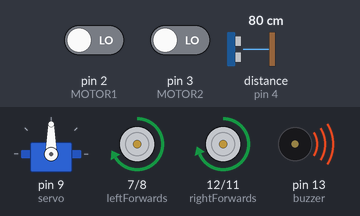
A sketch run on a simulated Arduino Uno, built with avr-gcc and run on an emulated ATmega328P. Parts: servo, motor-driver pin pairs drawn as motors (green arrow = first pin HIGH = forward, orange = second pin HIGH = backward, longer = more drive, scaled by the enable pin), buzzer (waves = sounding, pin HIGH). Wiring (inferred from the names in the program): ultrasonic range finder: trigger pin 10; echo pin 4. The inputs (shaded band) are chosen by the test bench; at power-on: distance to the obstacle (sensor on pin 4) 80 cm, pin 2 (MOTOR1) LOW, pin 3 (MOTOR2) LOW. The echo pulse lasts 58.3 µs per cm; pins used as bus, display or sensor lines are not drawn; what the sketch prints to the serial monitor is not drawn.

Above: at 3.2 s.
3.3 s: distance to the obstacle (sensor on pin 4) set to 36 cm
4.8 s: distance to the obstacle (sensor on pin 4) set to 31 cm
At 5.5 s:
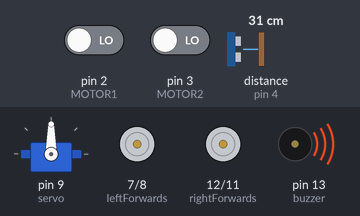
At 8.2 s:
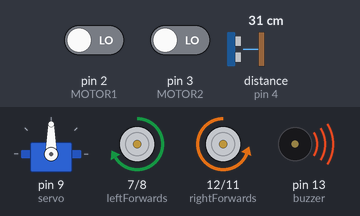
Timing chart, 0 to 9.7 s (numbered marks = the images above; inputs shaded):
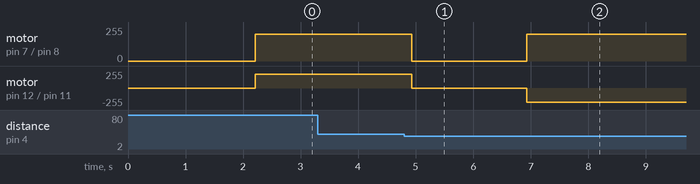

Measured:
- the behaviour switches between 34 and 33 cm on distance to the obstacle (sensor on pin 4) (found by bisection; images 0 and 1)
- after the input at 3.3 s, every drawn part: stays the same
- after the input at 4.8 s, motor on pin 7 (leftForwards) / pin 8 (leftBackwards): forward 200/255 → stopped after 0.13 s, → forward 200/255 2.0 s later; motor on pin 12 (rightForwards) / pin 11 (rightBackwards): forward 210/255 → stopped after 0.13 s, → backward 210/255 2.0 s later

The sketch:

MazeCodeSonar.ino
```cpp
#include <Servo.h>
#include <TimerOne.h>
//motor pin definitions
#define rightSpeed  5 //3
#define leftSpeed  6
#define rightForwards  12
#define rightBackwards  11
#define leftForwards  7
#define leftBackwards  8
//#define loopCounter  2
#define servo  9
//sensor pin definitions
#define echo_pin  4//2
#define trig_pin  10

#define buzzer  13
// constant speeds
#define FAST_SPEED 250
#define SPEED 200
#define TURN_SPEED 200
#define BACK_SPEED1 255
#define BACK_SPEED2 90

const byte MOTOR1 = 2; // Motor 1 Interrupt Pin - INT 0 (Encoder)
const byte MOTOR2 = 3; // Motor 2 Interrupt Pin - INT 1 (Encoder)

unsigned int counter1 = 0;
unsigned int counter2 = 0;
unsigned int m1Counter = 0;
unsigned int m2Counter = 0;

void ISR_count1()
{
  counter1++; // increment Motor 1 counter value
  m1Counter++;
}
// Motor 2 pulse count ISR
void ISR_count2()
{
  counter2++; // increment Motor 2 counter value
  m2Counter++;
}

int thereis;
const int testNum = 40;
Servo head;
const int threshold = 8;
void forwards(void)  //Forward
{
  digitalWrite(rightForwards, HIGH);
  digitalWrite(rightBackwards,LOW);
  digitalWrite(leftForwards,HIGH);
  digitalWrite(leftBackwards,LOW);
}
void rotateLeft()  //Turn left
{
  digitalWrite(rightForwards, HIGH);
  digitalWrite(rightBackwards,LOW);
  digitalWrite(leftForwards,LOW);
  digitalWrite(leftBackwards,HIGH);
}
void rotateRight()  //Turn right
{
  digitalWrite(rightForwards, LOW);
  digitalWrite(rightBackwards,HIGH);
  digitalWrite(leftForwards,HIGH);
  digitalWrite(leftBackwards,LOW);
}
void backwards()  //Reverse
{
  digitalWrite(rightForwards, LOW);
  digitalWrite(rightBackwards,HIGH);
  digitalWrite(leftForwards,LOW);
  digitalWrite(leftBackwards,HIGH);
}
void set_Motorspeed(int speed_L,int speed_R)
{
  analogWrite(leftSpeed,speed_L);
  analogWrite(rightSpeed,speed_R);
}
void stop_Stop()    //Stop
{
  digitalWrite(rightForwards, LOW);
  digitalWrite(rightBackwards,LOW);
  digitalWrite(leftForwards,LOW);
  digitalWrite(leftBackwards,LOW);
  set_Motorspeed(0,0);
}

void disableBuzzer(){
  digitalWrite(buzzer, HIGH);
}

void soundAlarm(){
  digitalWrite(buzzer, LOW);
  delay(500);
  disableBuzzer();
}

int getDistance(){
  long avgDist = 0;
  for(int x = 0; x < testNum; x++){
    long elapsed_time;
    digitalWrite(trig_pin, LOW);
    //Serial.println("Sensed");
    delayMicroseconds(5);
    digitalWrite(trig_pin, HIGH);
    delayMicroseconds(15);
    digitalWrite(trig_pin, LOW);

    elapsed_time = pulseIn(echo_pin, HIGH);
    long distance = (elapsed_time * 0.0135039)/2;
    avgDist += distance;
    //Serial.println(avgDist);
  }
  //Serial.println(avgDist);
  avgDist /= testNum;
  return avgDist;

}


void setup() {
  // put your setup code here, to run once:
  /*setup L298N pin mode*/
  pinMode(rightForwards, OUTPUT);
  pinMode(rightBackwards, OUTPUT);
  pinMode(rightSpeed, OUTPUT);
  pinMode(leftForwards, OUTPUT);
  pinMode(leftBackwards, OUTPUT);
  pinMode(leftSpeed, OUTPUT);
  stop_Stop();//stop move
  /*init HC-SR04*/
  pinMode(trig_pin, OUTPUT);
  pinMode(echo_pin,INPUT);
  /*init buzzer*/
  pinMode(buzzer, OUTPUT);
  digitalWrite(buzzer, HIGH);

  Timer1.initialize(100000); // set timer for 1sec(1000000)
  attachInterrupt(digitalPinToInterrupt (MOTOR1), ISR_count1, RISING);
  // Increase counter 1 when speed sensor pin goes High
  attachInterrupt(digitalPinToInterrupt (MOTOR2), ISR_count2, RISING);

  digitalWrite(trig_pin,LOW);
  /*init servo*/
  head.attach(servo);
  head.write(90);
  delay(2000);
  disableBuzzer();
  //Serial.begin(115200);
  Serial.begin(9600);
  Serial.println("--------");
}
int c = 0;
void loop() {


  for(int i=0; i<3; i++){
    while(getDistance() > 12){
      forwards();
      set_Motorspeed(200,210);
    }
    //turning
    stop_Stop();
    delay(2000);
    m1Counter = 0;
    if(i%2==1){
      while(m2Counter <= 80){
        set_Motorspeed(150,150);
        rotateLeft();
      }
    }else{
      while(m1Counter <= 100){
        set_Motorspeed(200,200);
        rotateRight();
      }
    }


    stop_Stop();
    delay(2000);

  }
  while(1){}
  /*
  forwards();
  set_Motorspeed(SPEED,SPEED);
  Serial.print("Dist: ");
  Serial.println(getDistance());
  for(int i=0; i < 3; i++){
    Serial.println(getDistance());
    while(getDistance() <= threshold){
      Serial.println(getDistance());
      set_Motorspeed(SPEED,SPEED);
      forwards();
    }
    stop_Stop();
    soundAlarm();
    delay(500);
    if(i % 2 == 0){
      rotateRight();
    }else{
      rotateLeft();
    }


  //turn
  }
  */

}
```
